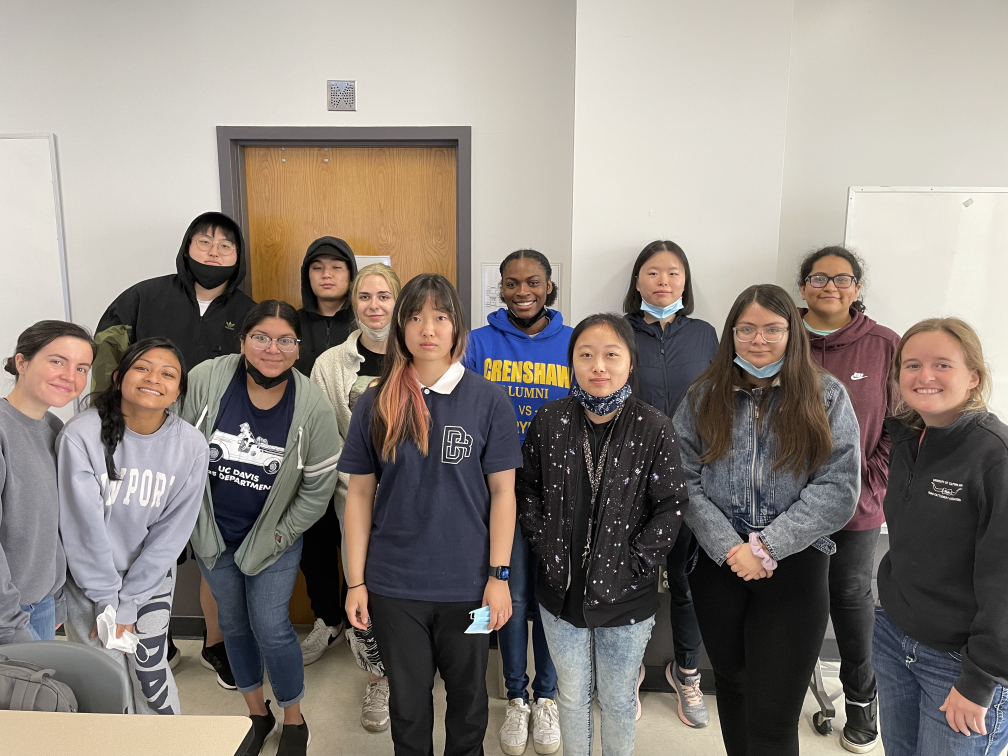
#> input picture ANS198GroupPhoto1.jpg, 4032 x 3024 px, found by its file name (shown at 1/4 size)
$ jupyter execute --allow-errors 2.face_detection.ipynb   (shell and % lines are left out)
#> lines starting #> are read from the running program, lines starting #| are printed output that depends on the picture
<a href="https://colab.research.google.com/github/dli10/ANS198/blob/main/CaseStudy2/2.face_detection.ipynb" target="_parent"></a>

# Face detection using pre-trained model

We use following blog as a reference:
[Face detection with OpenCV and deep learning](https://www.pyimagesearch.com/2018/02/26/face-detection-with-opencv-and-deep-learning/)

Import required Python libraries

[cell 1]
import imutils
import numpy as np
import cv2
from google.colab.patches import cv2_imshow
from IPython.display import display, Javascript
from google.colab.output import eval_js
from base64 import b64decode

Start webcam

[cell 2]
def take_photo(filename='photo.jpg', quality=0.8):
  js = Javascript('''
    async function takePhoto(quality) {
      const div = document.createElement('div');
      const capture = document.createElement('button');
      capture.textContent = 'Capture';
      div.appendChild(capture);

      const video = document.createElement('video');
      video.style.display = 'block';
      const stream = await navigator.mediaDevices.getUserMedia({video: true});

      document.body.appendChild(div);
      div.appendChild(video);
      video.srcObject = stream;
      await video.play();

      // Resize the output to fit the video element.
      google.colab.output.setIframeHeight(document.documentElement.scrollHeight, true);

      // Wait for Capture to be clicked.
      await new Promise((resolve) => capture.onclick = resolve);

      const canvas = document.createElement('canvas');
      canvas.width = video.videoWidth;
      canvas.height = video.videoHeight;
      canvas.getContext('2d').drawImage(video, 0, 0);
      stream.getVideoTracks()[0].stop();
      div.remove();
      return canvas.toDataURL('image/jpeg', quality);
    }
    ''')
  display(js)
  data = eval_js('takePhoto({})'.format(quality))
  binary = b64decode(data.split(',')[1])
  with open(filename, 'wb') as f:
    f.write(binary)
  return filename

Click 'Capture' to make photo using your webcam.

[cell 3]
#image_file = take_photo()
image_file = "ANS198GroupPhoto1.jpg"
#> (the rest of this cell did not finish here and is left out)

Read, resize and display the image.

[cell 4]
#image = cv2.imread(image_file, cv2.IMREAD_UNCHANGED)
image = cv2.imread(image_file)
#> image is the input picture: shape (3024, 4032, 3); mean B, G, R 126, 132.8, 140.5

# resize it to have a maximum width of 400 pixels
image = imutils.resize(image, width=400)
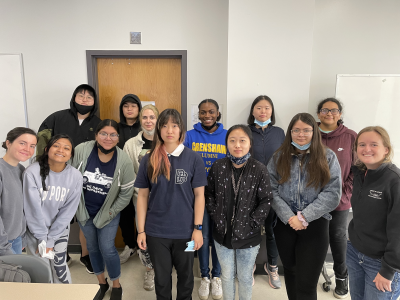
#> image: shape (300, 400, 3); mean B, G, R 126, 132.8, 140.5
(h, w) = image.shape[:2]
#> h = 300; w = 400
print(w,h)
#| 400 300
cv2_imshow(image)


$ run again, with ANS198GroupPhoto2.jpg copied over ANS198GroupPhoto1.jpg
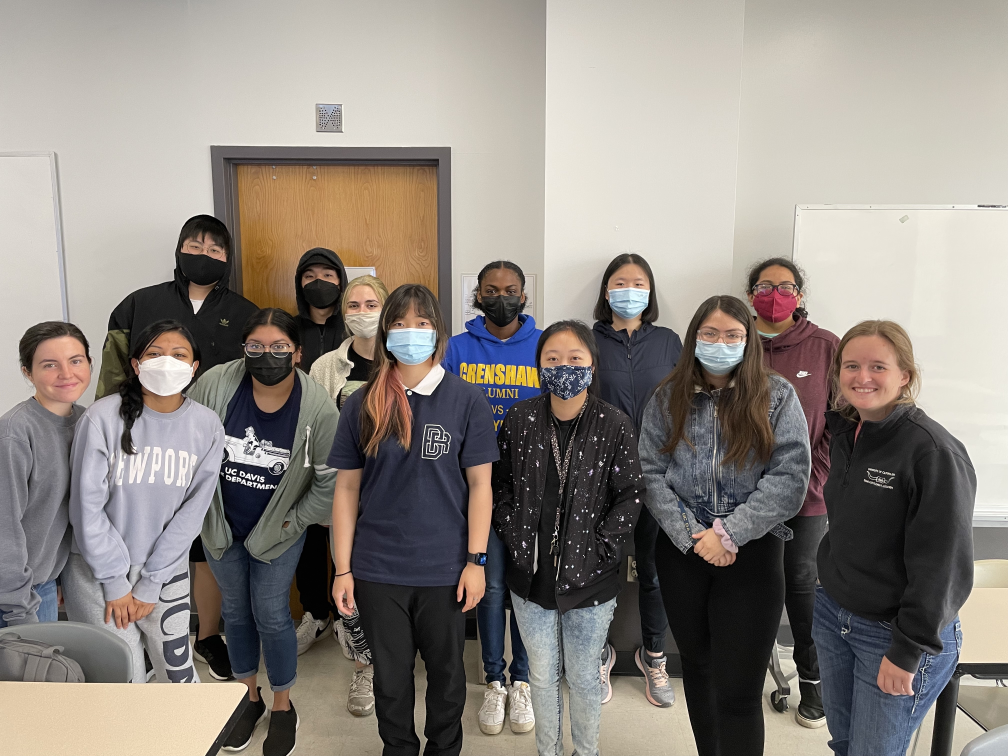
#> input picture ANS198GroupPhoto2.jpg, 4032 x 3024 px, found by its file name (shown at 1/4 size)
#> image is the input picture: shape (3024, 4032, 3); mean B, G, R 127.9, 134.2, 140.9
#> `image = imutils.resize(image, width=400)`:
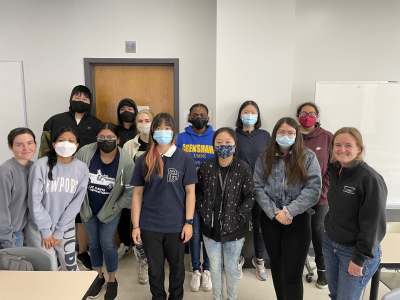
#> image: shape (300, 400, 3); mean B, G, R 127.9, 134.2, 140.9
#| 400 300
